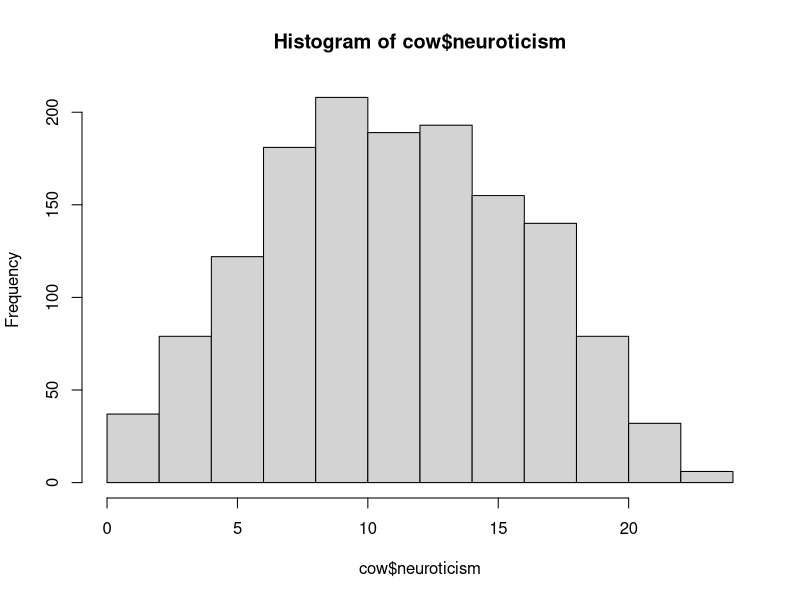
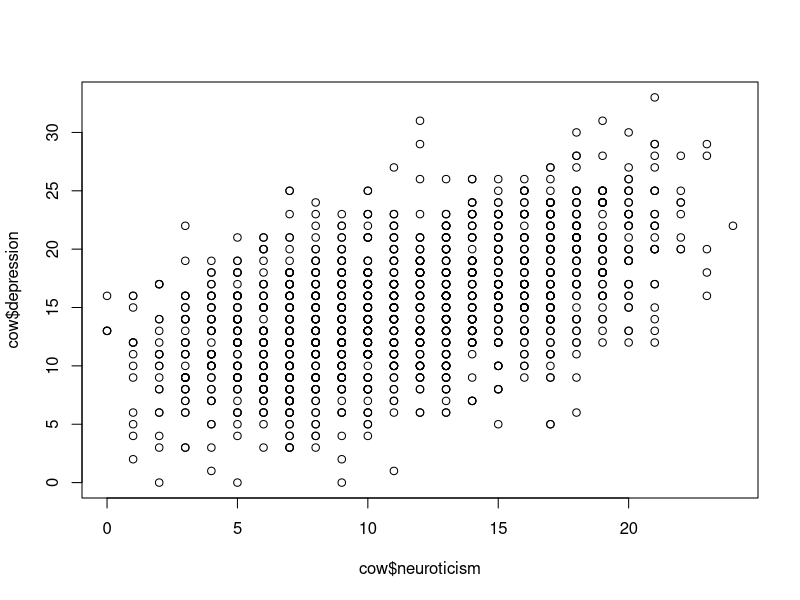

Generate these figures, in order, with R:
## ---- chunk 1
### Load libraries #####
# Code goes here

### Load data ##########
# More code here
## ---- chunk 2
library(ggplot2)
## ---- chunk 3
# A short, simple name for you main dataset is nice because you'll
#   probably have to type it out a lot
cow = carData::Cowles
## ---- chunk 4
head(cow)
## ---- chunk 5
str(cow)
## ---- chunk 6
cow$personality_type = ifelse(
    test = cow$extraversion > cow$neuroticism,
    yes = "Extravert",
    no = "Introvert"
)
# Make it a factor
cow$personality_type = factor(
    cow$personality_type,
    levels = c("Introvert", "Extravert")
)
## ---- chunk 7
cow$high_neuroticism = ifelse(
    cow$neuroticism > mean(cow$neuroticism),
    "High",
    "Low"
)
cow$high_neuroticism = factor(
    cow$high_neuroticism,
    levels = c("Low", "High")
)
## ---- chunk 8
# Advanced code: run this but don't worry too much about what
#   it's doing
set.seed(1)
cow$depression = round(
  19 + 
  0.5 * cow$neuroticism +
  -0.8 * cow$extraversion +
  0.5 * (cow$sex == "female") +
  rnorm(nrow(cow), sd = 3)
)
## ---- chunk 9
summary(cow)
## ---- chunk 10
table(cow$sex)
table(cow$volunteer)
## ---- chunk 11
hist(cow$neuroticism)
## ---- chunk 12
plot(cow$neuroticism, cow$depression, type='p')
## ---- chunk 13
cor(cow$neuroticism, cow$depression)
